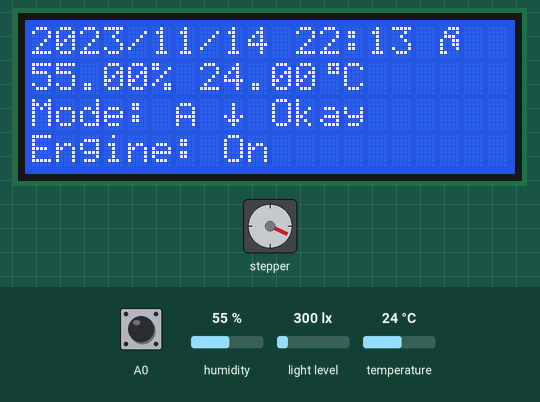
This sketch was run on a simulated Arduino Uno, built with avr-gcc and run on an emulated ATmega328P. Shown: 20×4 character LCD, stepper motor. The inputs (shaded band) are chosen by the test bench; at power-on: light level 300 lx, A0 HIGH, humidity 55 %, temperature 24 °C. The local clock reads 2024-03-15 10:24:30 at power-on unless the sketch sets it; stepper angles assume 200 steps per turn.

Above: at 3.4 s.
3.5 s: light level set to 109 lx
7.1 s: light level set to 89 lx
At 9.3 s:
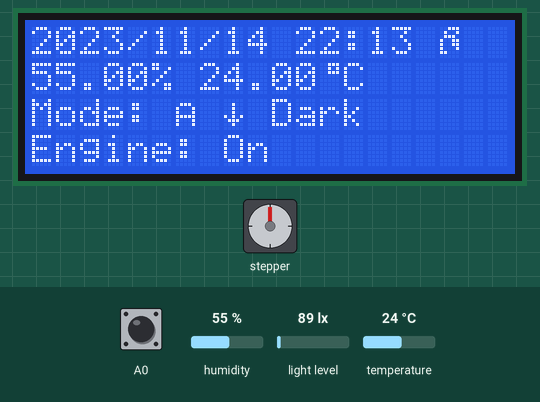
9.9 s: A0 pulled LOW for 3.2 s
At 13.3 s:
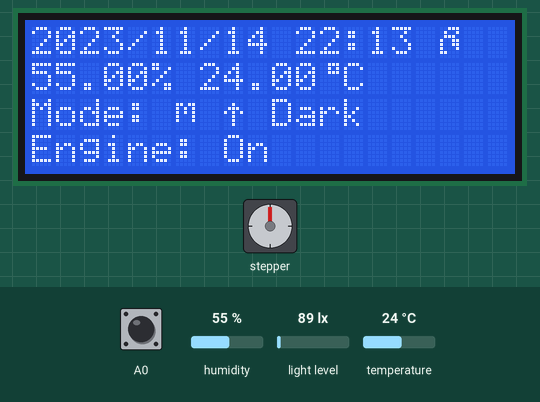
14.6 s: light level set to 500 lx
At 17.9 s:
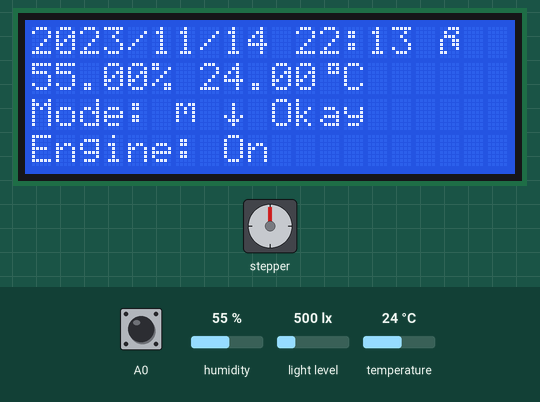
18.1 s: A0 pulled LOW for 1.85 s
At 19.03 s:
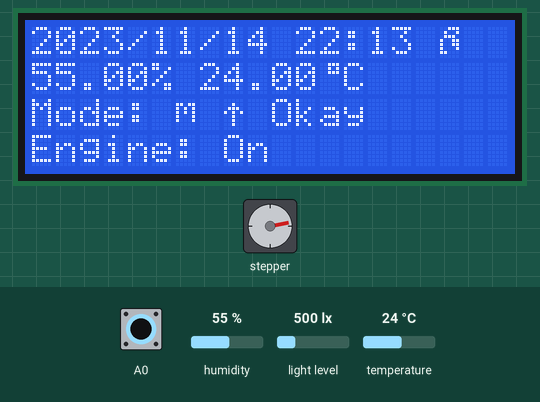
21.4 s: light level set to 974 lx
28.3 s: light level set to 1018 lx
At 30.5 s:
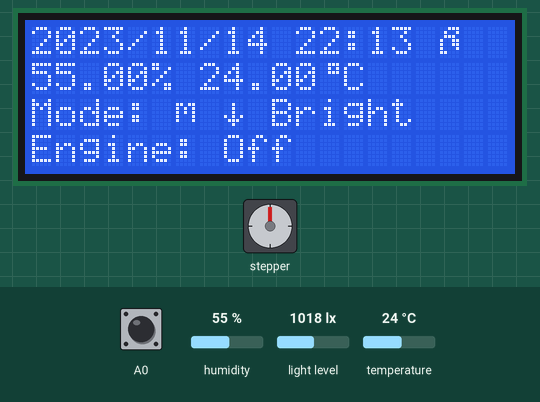
Timing chart, 0 to 32.0 s (numbered marks = the images above; inputs shaded):
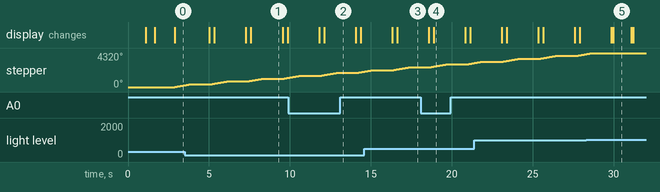

Measured:
- the behaviour switches between 100 and 99 lx on light level (found by bisection; images 0 and 1)
- the behaviour switches between 999 and 1000 lx on light level (found by bisection; images 4 and 5)
- after the input at 7.1 s, the display: first differs from a run without the input after 0.50 s (image 1)
- after the input at 14.6 s, the display: first differs from a run without the input after 2.0 s (image 3)
- after the input at 18.1 s, the display: first differs from a run without the input after 0.78 s (image 4)
- after the input at 28.3 s, the display: first differs from a run without the input after 1.7 s (image 5)

The sketch:

edge.ino
```cpp
 #include "DHT.h"
#include "RTClib.h"
#include <Stepper.h>
#include <LiquidCrystal_I2C.h>
#include <Wire.h>
#include <Adafruit_Sensor.h>
#include <Adafruit_TSL2561_U.h>
#define DHTPIN A3     // Digital pin connected to the DHT sensor

#define DHTTYPE DHT11   // DHT 11

#if defined(ARDUINO) && ARDUINO >= 100
#define printByte(args)  write(args);
#else
#define printByte(args)  print(args,BYTE);
#endif

const int stepsPerRevolution = 200;

LiquidCrystal_I2C lcd(0x27,20,4);  // set the LCD address to 0x27 for a 16 chars and 2 line display
Adafruit_TSL2561_Unified tsl = Adafruit_TSL2561_Unified(TSL2561_ADDR_FLOAT, 12345);

DHT dht(DHTPIN, DHTTYPE);
RTC_DS3231 rtc;
Stepper myStepper(stepsPerRevolution, 8, 6, 5, 4);

byte nightChar[] = {
  B00011,
  B10001,
  B11001,
  B10101,
  B10011,
  B10001,
  B11000,
  B00000,
};

byte dayChar[] = {
  B11100,
  B11010,
  B11001,
  B11001,
  B11001,
  B11001,
  B11010,
  B11100,
};

byte upChar[] = {
  B00000,
  B00100,
  B01110,
  B10101,
  B00100,
  B00100,
  B00100,
  B00000,
};

byte downChar[] = {
  B00000,
  B00100,
  B00100,
  B00100,
  B10101,
  B01110,
  B00100,
  B00000,
};

byte gradeChar[] = {
  B00111,
  B00101,
  B00111,
  B00000,
  B00000,
  B00000,
  B00000,
  B00000,
};

byte automaticChar[] = {
  B00000,
  B01110,
  B10001,
  B10001,
  B11111,
  B10001,
  B10001,
  B00000,
};

byte manualChar[] = {
  B00000,
  B11011,
  B10101,
  B10101,
  B10001,
  B10001,
  B00000,
  B00000,
};

const int automaticManualChangeDelay = 10;
const int normalLightThreshold = 100;
const int tooBrightThreshold = 1000;

uint32_t lastButtonChangeTimestamp = 0;
int buttonOldState, buttonState;
int luminosity = 1; // <= 0 - too bright, 1 - okay, >= 2 - too dark
int engineState = -1; // <= 0 - off; >=1 - on

bool isManual = false;
bool isItDay;
bool isShutterUp = true;

bool missingDHT = false;
bool missingRTC = false;
bool missingTSL = false;

bool checkSensors() {
  float test = dht.readTemperature();
  if (isnan(test)) {
    missingDHT = true;
    Serial.print(F("Missing DHT sensor"));
  } else {
    missingDHT = false;
  }

  if (tsl.begin()) {
    tsl.enableAutoRange(true);
    tsl.setIntegrationTime(TSL2561_INTEGRATIONTIME_13MS);
    missingTSL = false;
  } else {
    missingTSL = true;
    Serial.print(F("Missing TSL sensor"));
  }

  bool allGood = !(missingDHT || missingTSL);

  return allGood;
}

void assessLuminosity(float light) {
  if (light) {
    if (light < normalLightThreshold) {
      luminosity = 2;
    } else if (light < tooBrightThreshold) {
      luminosity = 1;
    } else {
      luminosity = 0;
    }
  }
}

void assessButtonState(uint32_t unixtime) {
  buttonState = digitalRead(A0);

  if (buttonState != buttonOldState) {
    buttonOldState = buttonState;
    changeShutters(!isShutterUp);

    lastButtonChangeTimestamp = unixtime;
    isManual = true;
  }
}

void checkDayTime(uint8_t hour) {
  if (hour >= 8 && hour <= 20) {
    isItDay = true;
  } else {
    isItDay = false;
  }
}

void canSwitchMode(uint32_t unixtime) {
  int timeDiff = abs(unixtime - lastButtonChangeTimestamp);

  if (timeDiff >= automaticManualChangeDelay) {
    isManual = false;
  }
}

void changeShutters(bool state) {
  isShutterUp = state;
  engineState = 1;
}

void checkEngineState() {
  const int maxState = 5;
  if (engineState > 0 && engineState < maxState) {
    engineState++;
    myStepper.step(stepsPerRevolution);
  }
  if (engineState == maxState) {
    engineState = 0;
  }
}

void automaticModeLogic(uint32_t unixtime) {
  if (!isManual) {
    if (isItDay) {
      if (luminosity <= 0 && isShutterUp) {
        changeShutters(false);
      }
      if (luminosity >= 2 && !isShutterUp) {
        changeShutters(true);
      }
    } else {
      if (isShutterUp) {
        changeShutters(false);
      }
    }
  } else {
    canSwitchMode(unixtime);
  }
}

void configureTSL() {
  if (tsl.begin()) {
    tsl.enableAutoRange(true);
    tsl.setIntegrationTime(TSL2561_INTEGRATIONTIME_13MS);
  } else {
    missingTSL = true;
    Serial.print(F("Failed to start TSL."));
  }
}

void configureDHT() {
  dht.begin();
  delay(1000);

  float test = dht.readTemperature();
  if (isnan(test)) {
    missingDHT = true;
    Serial.print(F("Failed to start DHT."));
  }
}

void configureLCD() {
  lcd.init();
  delay(500);

  lcd.backlight();
  lcd.home();
}

void configureRTC() {
  if (rtc.begin()) {
    // Comment this out after first run.
     rtc.adjust(DateTime(F(__DATE__), F(__TIME__)));
  } else {
    missingRTC = true;
    Serial.print(F("Failed to start RTC."));
  }
}

void configureCustomChars() {
  lcd.createChar(0, nightChar);
  lcd.createChar(1, dayChar);
  lcd.createChar(2, upChar);
  lcd.createChar(3, downChar);
  lcd.createChar(4, gradeChar);
  lcd.createChar(5, automaticChar);
  lcd.createChar(6, manualChar);
}

void setup() {
  pinMode(A0, INPUT_PULLUP);
  buttonOldState = digitalRead(A0);
  buttonState = buttonOldState;

  Serial.begin(9600);
  Wire.begin();

  configureDHT();
  configureLCD();
  configureRTC();
  configureTSL();
  myStepper.setSpeed(60);


  configureCustomChars();
  lcd.print(F("So it begins"));
}

void printWithZero(uint8_t number) {
  if (number < 10) lcd.print("0");
  lcd.print(number);
}

void printDate(uint16_t year, uint8_t month, uint8_t day) {
  lcd.print(year);
  lcd.print("/");
  printWithZero(month);
  lcd.print("/");
  printWithZero(day);
  lcd.print(" ");
}

void printDayOrNight(uint8_t hour, uint8_t minute) {
  printWithZero(hour);
  lcd.print(":");
  printWithZero(minute);
  lcd.print(" ");

  if (isItDay) {
    lcd.printByte(1); // nappal karaktere
  } else {
    lcd.printByte(0); // ejszaka karaketre
  }
}

void printLuminosity() {
  lcd.print(F(" "));

  if (missingTSL) {
    lcd.print(F("No TSL"));
  } else {
    if (luminosity <= 0) {
      lcd.print(F("Bright"));
    } else if (luminosity == 1) {
      lcd.print(F("Okay"));
    } else {
      lcd.print(F("Dark"));
    }
  }
}

void printMode() {
  lcd.print(F("Mode: "));

  if (isManual) {
//    lcd.print(F("Manual"));
      lcd.printByte(6);
  } else {
//    lcd.print(F("Automatic"));
      lcd.printByte(5);
  }
}

void printShutterState() {
  lcd.print(F(" "));
  if (isShutterUp) {
    lcd.printByte(2);
  } else {
    lcd.printByte(3);
  }
}

void printEngineState() {
  lcd.print(F("Engine: "));

  if (engineState > 0) {
    lcd.print(F("On"));
  } else {
    lcd.print(F("Off"));
  }
}

void printHumidityAndTemperature(float humidity, float temperature) {
  lcd.print(humidity);
  lcd.print(F("% "));
  lcd.print(temperature);
  lcd.printByte(4);
  lcd.print(F("C "));
}

void flushScreen() {
  lcd.flush();
//  lcd.setCursor(0,0);
  lcd.clear();
  delay(50);
}

void printSensorProblems() {
  flushScreen();
  lcd.print(F("ERROR"));
  int row = 1;

  lcd.setCursor(0, row);
  if (missingDHT) {
    lcd.print(F("Missing DHT sensor"));
    row++;
  }

  lcd.setCursor(0, row);
  if (missingTSL) {
    lcd.print(F("Missing TSL sensor"));
    row++;
  }
}

void loop() {
  // Wait a few seconds between measurements.
  delay(1000);


  // Assess sensor data, handling the cases where they are not available.
  DateTime now = !missingRTC ? rtc.now() : DateTime(2000, 1, 1, 0, 0, 0);
  delay(50);

  if (!missingTSL) {
    sensors_event_t event;
    tsl.getEvent(&event);
    delay(50);
    if (event.light) {
      assessLuminosity(event.light);
    }
  }

  bool allGood = checkSensors();
//
//  if (!allGood) {
//    printSensorProblems();
//    return -1;
//  }

  float humidity = !missingDHT ? dht.readHumidity() : 0;
  float temperature = !missingDHT ? dht.readTemperature() : 20;

  checkDayTime(now.hour());
  automaticModeLogic(now.unixtime());
  assessButtonState(now.unixtime());

  // Print onto the LCD device.
  flushScreen();

  printDate(now.year(), now.month(), now.day());
  printDayOrNight(now.hour(), now.minute());
  lcd.setCursor(0, 1);

  if (missingDHT) {
    lcd.print(F("DHT sensor missing"));
  } else {
    printHumidityAndTemperature(humidity, temperature);
  }

  lcd.setCursor(0, 2);
  printMode();
  printShutterState();

  printLuminosity();

  lcd.setCursor(0, 3);
  printEngineState();
  checkEngineState();
}
```
